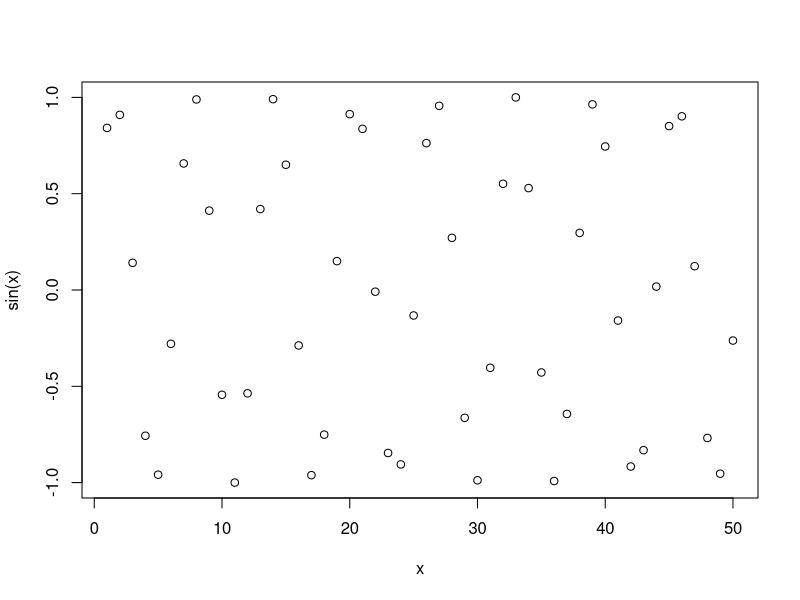
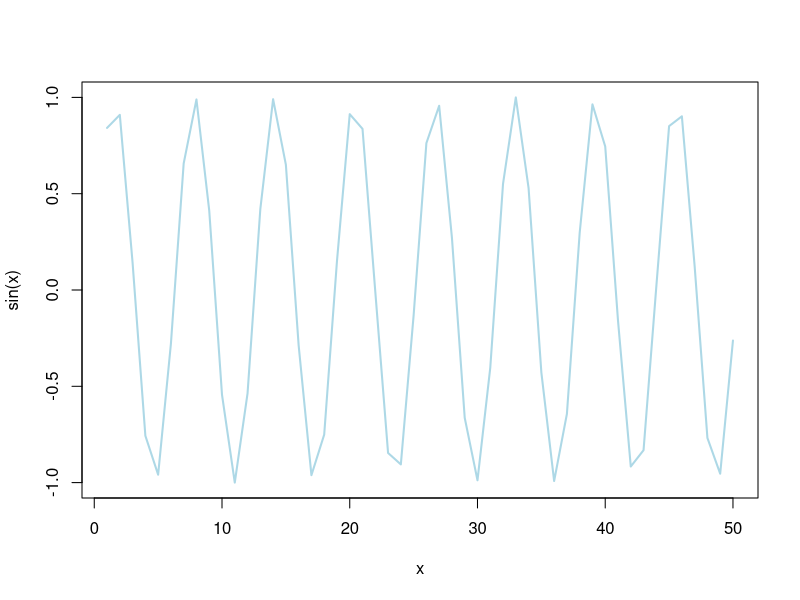

Here is the R script that generated these plots, in order:
#' ---

#' title: "Plots"
#' author: "A16125573"

#' ---

# a plot from week 2

x <- 1:50

plot(x, sin(x))

plot(x, sin(x), type="l", col="lightblue", lwd=2)
